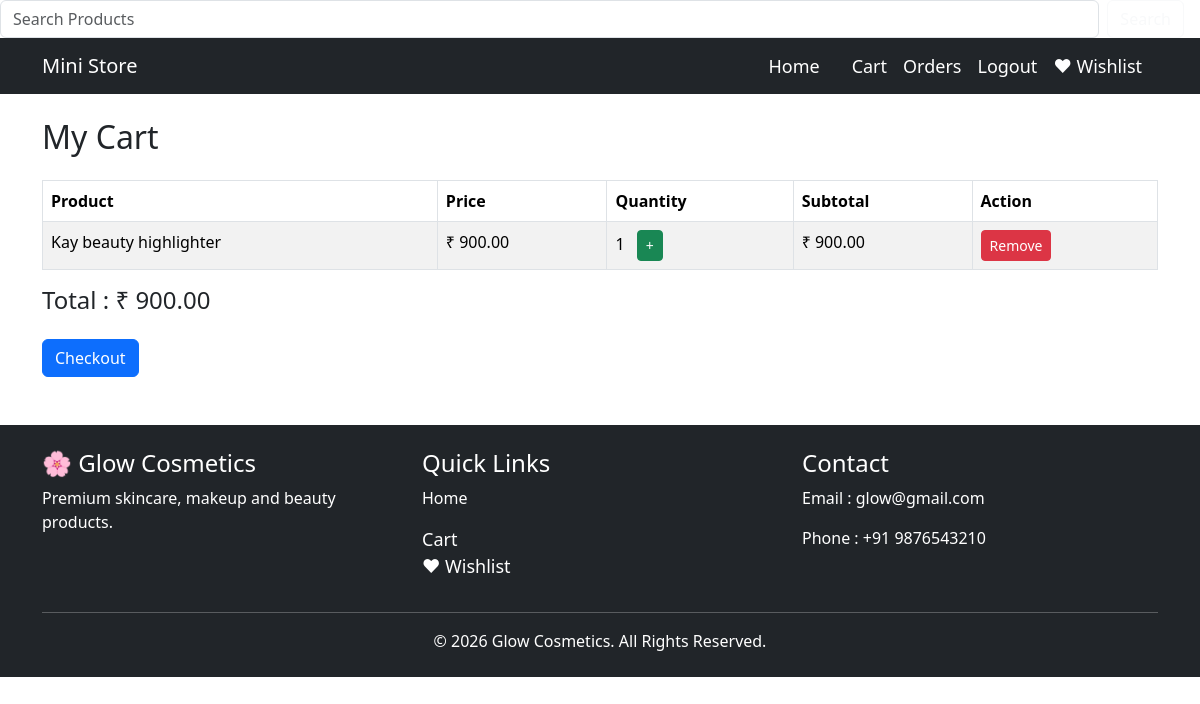
Page /cart/ (signed in) on the committed database.
### store/models.py (models this page shows, shortened)
class Cart(models.Model):
    user = models.ForeignKey(User, on_delete=models.CASCADE)
    product = models.ForeignKey(Product, on_delete=models.CASCADE)
    quantity = models.PositiveIntegerField(default=1)

class Product(models.Model):
    name = models.CharField(max_length=100)
    price = models.DecimalField(max_digits=10, decimal_places=2)
    description = models.TextField()
    image = models.ImageField(upload_to='products/')

### store/views.py (the view)
# urls.py: path("cart/", views.cart, name="cart"),
@login_required
def cart(request):
    cart_items = Cart.objects.filter(user=request.user)
    total = 0
    for item in cart_items:
        total += item.product.price * item.quantity
    return render(request, "cart.html", {
        "cart_items": cart_items,
        "total": total
    })

### store/templates/cart.html (shortened to what this page needs)
{% extends "base.html" %}
{% block content %}
<h2 class="mb-4">My Cart</h2>
{% if cart_items %}
<table class="table table-bordered table-striped">
    <thead>
        <tr>
            <th>Product</th>
            <th>Price</th>
            <th>Quantity</th>
            <th>Subtotal</th>
            <th>Action</th>
        </tr>
    </thead>
    <tbody>
        {% for item in cart_items %}
        <tr>
            <td>{{ item.product.name }}</td>
            <td>₹ {{ item.product.price }}</td>
            <td>
                {{ item.quantity }}
                <a href="{% url 'update_quantity' item.id %}"
                   class="btn btn-sm btn-success ms-2">
                    +
                </a>
            </td>
            <td>
                ₹ {{ item.product.price|floatformat:2 }}
            </td>
            <td>
                <a href="{% url 'remove_from_cart' item.id %}"
                   class="btn btn-danger btn-sm">
                    Remove
                </a>
            </td>
        </tr>
        {% endfor %}
    </tbody>
</table>
<h4 class="mt-3">
    Total : ₹ {{ total }}
</h4>
<a href="{% url 'checkout' %}" class="btn btn-primary mt-3">
    Checkout
</a>
{% endif %}
{% endblock %}

### rows in the picture
Cart: product.name "Kay beauty highlighter", product.price "900.00", quantity "1"

### other values in the picture
{{ total }} "900.00"
